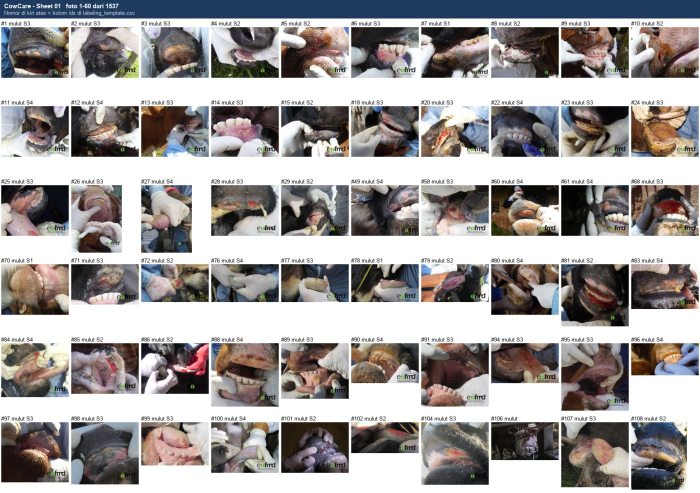
#> input picture dataset_kurasi/contact_sheet/sheet_01.jpg, 1400 x 986 px (shown at 1/2 size)
$ python -i export_model.py   (imports and definitions only)
#> lines starting #> are read from the running program, lines starting #| are printed output that depends on the picture
"""Export torchvision MobileNetV2 state_dict -> BN-folded float16 binary + JSON manifest
for the CowCare in-browser engine, plus a numpy reference forward pass."""
import json, sys, os
import numpy as np
from load_pt import load_state_dict

EPS = 1e-5
CFG = [(1, 16, 1, 1), (6, 24, 2, 2), (6, 32, 3, 2), (6, 64, 4, 2),
       (6, 96, 3, 1), (6, 160, 3, 2), (6, 320, 1, 1)]
CLASSES = os.environ.get("CLASSES", "kuku_sakit,kuku_sehat,mulut_sakit,mulut_sehat").split(",")


# [68 lines left out: functions fold, build_layers, conv_full, conv_dw, not called in this run]


def relu6(x):
    return np.clip(x, 0, 6)


# [26 lines left out: functions run_layer, forward, not called in this run]


def preprocess(path):
    from PIL import Image
    im = Image.open(path).convert("RGB")
#> im is the input picture: PIL image 1400x986 RGB; mean R, G, B 160.6, 156.5, 155.8
    w, h = im.size
#> w = 1400; h = 986
    sc = 256 / min(w, h)
#> sc = 0.26
    im = im.resize((round(w * sc), round(h * sc)), Image.BILINEAR)
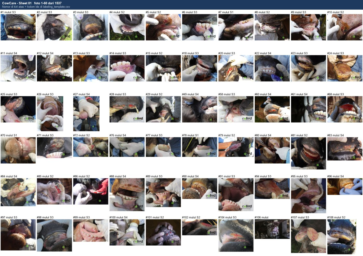
#> im: PIL image 363x256 RGB; mean R, G, B 160.6, 156.5, 155.8
    w, h = im.size
#> w = 363; h = 256
    l, t = (w - 224) // 2, (h - 224) // 2
#> l = 69; t = 16
    im = im.crop((l, t, l + 224, t + 224))
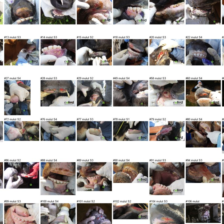
#> im: PIL image 224x224 RGB; mean R, G, B 165.1, 160.2, 158.4
    a = np.asarray(im, np.float32) / 255.0
    a = (a - [0.485, 0.456, 0.406]) / [0.229, 0.224, 0.225]
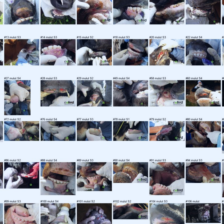
#> a: shape (224, 224, 3) float64; mean R, G, B 0.71, 0.768, 0.956; drawn with min black and max white
    return a.astype(np.float32)


# ---------------- export ----------------
# [57 lines left out: functions export, quantize_f16, not called in this run]


# [5 lines not run here, left out]

>>> result = preprocess('../../dataset_kurasi/contact_sheet/sheet_01.jpg')

$ run again, on dataset_kurasi/contact_sheet/sheet_03.jpg
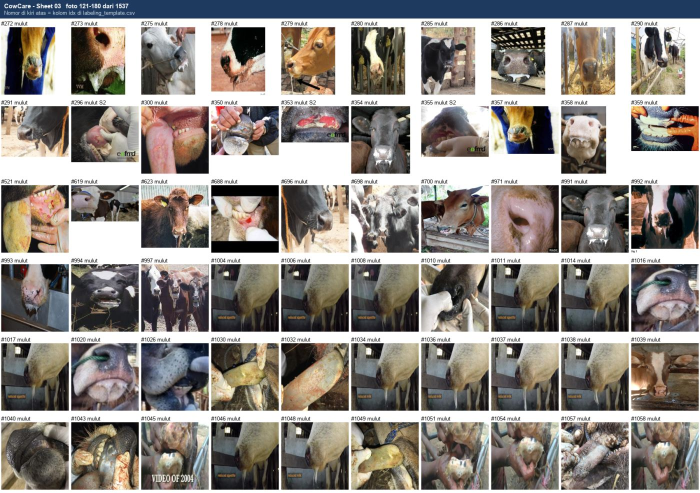
#> input picture dataset_kurasi/contact_sheet/sheet_03.jpg, 1400 x 986 px (shown at 1/2 size)
#> in preprocess, im is the input picture: PIL image 1400x986 RGB; mean R, G, B 142.5, 136.6, 130.8
#> in preprocess, `im = im.crop((l, t, l + 224, t + 224))`:
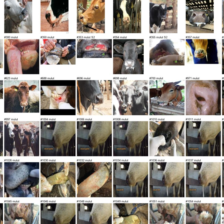
#> im: PIL image 224x224 RGB; mean R, G, B 147.2, 139.6, 132.2
#> in preprocess, `a = (a - [0.485, 0.456, 0.406]) / [0.229, 0.224, 0.225]`:
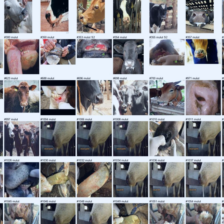
#> a: shape (224, 224, 3) float64; mean R, G, B 0.403, 0.408, 0.5; drawn with min black and max white

$ run again, on dataset_kurasi/contact_sheet/sheet_04.jpg
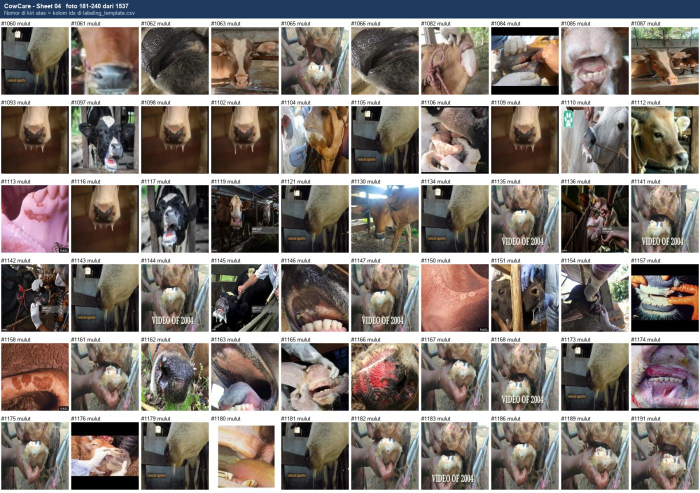
#> input picture dataset_kurasi/contact_sheet/sheet_04.jpg, 1400 x 986 px (shown at 1/2 size)
#> in preprocess, im is the input picture: PIL image 1400x986 RGB; mean R, G, B 128.9, 120.2, 114.4
#> in preprocess, `im = im.crop((l, t, l + 224, t + 224))`:
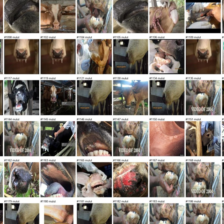
#> im: PIL image 224x224 RGB; mean R, G, B 132.2, 122.7, 114.4
#> in preprocess, `a = (a - [0.485, 0.456, 0.406]) / [0.229, 0.224, 0.225]`:
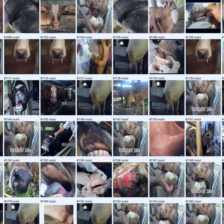
#> a: shape (224, 224, 3) float64; mean R, G, B 0.147, 0.112, 0.189; drawn with min black and max white

$ run again, on dataset_kurasi/contact_sheet/sheet_05.jpg
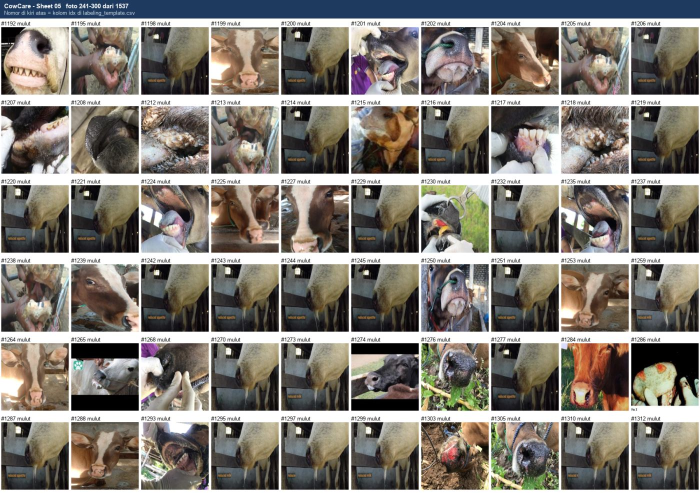
#> input picture dataset_kurasi/contact_sheet/sheet_05.jpg, 1400 x 986 px (shown at 1/2 size)
#> in preprocess, im is the input picture: PIL image 1400x986 RGB; mean R, G, B 126.8, 121.5, 114.4
#> in preprocess, `im = im.crop((l, t, l + 224, t + 224))`:
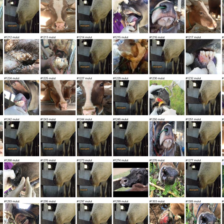
#> im: PIL image 224x224 RGB; mean R, G, B 129, 122.9, 114.5
#> in preprocess, `a = (a - [0.485, 0.456, 0.406]) / [0.229, 0.224, 0.225]`:
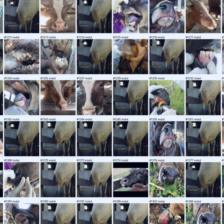
#> a: shape (224, 224, 3) float64; mean R, G, B 0.0911, 0.117, 0.19; drawn with min black and max white
